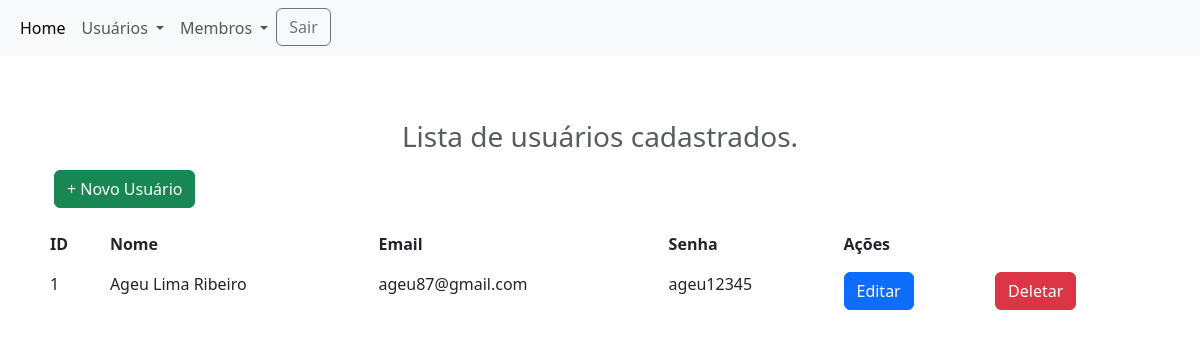
The app's page /list_user (signed in), older data.
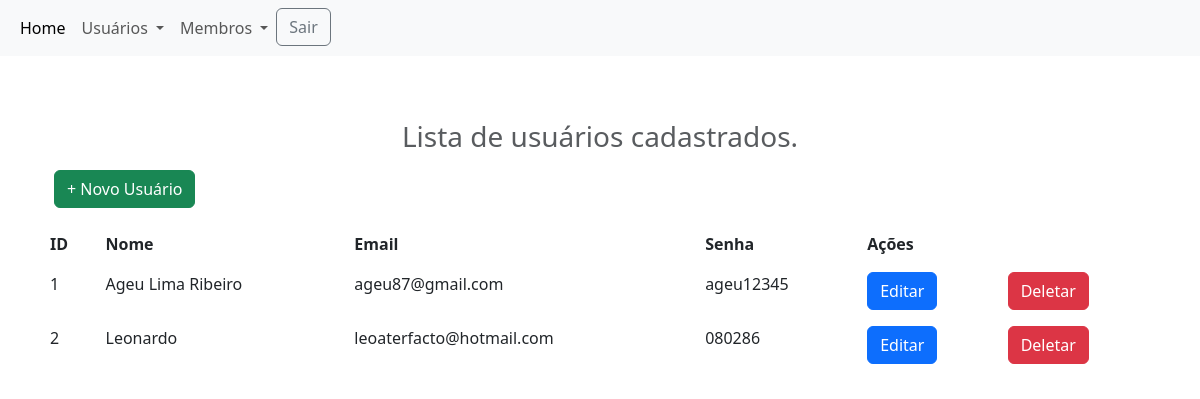
The same page, newer data.
### tables this page shows
CREATE TABLE "users" (
    "ID" INTEGER PRIMARY KEY AUTOINCREMENT,
    "NOME" TEXT,
    "EMAIL" TEXT,
    "SENHA" TEXT
);

### app.py (the view)
@app.route("/list_user")
def list_user():
    con = sql.connect("app_orion_database.db")
    con.row_factory=sql.Row
    cur=con.cursor()
    cur.execute("select * from users")
    data=cur.fetchall()
    user_id = session.get('user_id')
    if user_id is None:
        flash("Você precisa fazer login para acessar esta página.", "danger")
        return redirect(url_for("login"))
    return render_template("usuarios/list_user.html", datas=data, user_id = user_id)

### templates/usuarios/list_user.html
{% extends 'layout.html' %}
{% block body %}
<div class="container">
    <div class="row mt-5 mb-5">
        <h3 class="text-center text-muted mb-3">Lista de usuários cadastrados.</h3>
        <p class="text-right">
            <a href="{{url_for('add_user')}}" class="btn btn-success"> + Novo Usuário</a>
        </p>
        <table class="table no-border">
            <thead>
              <tr>
                <th scope="col">ID</th>
                <th scope="col">Nome</th>
                <th scope="col">Email</th>
                <th scope="col">Senha</th>
                <th scope="col">Ações</th>
              </tr>
            </thead>
            <tbody>
                {% for row in datas %}
                    <tr>
                        <td>{{row.ID}}</td>
                        <td>{{row.Nome}}</td>
                        <td>{{row.Email}}</td>
                        <td>{{row.Senha}}</td>
                        <td>
                            <a href="{{url_for('edit_user',id=row.ID)}}" class="btn btn-primary">Editar</a>
                        </td>
                        <td><a href="{{url_for('delete_user',id=row.ID)}}" class="btn btn-danger" onclick="return confirm('Você deseja excluir este membro?')">Deletar</a></td>
                    </tr>
              {% endfor %}
            </tbody>
        </table>
    </div>
</div>
{% endblock %}

### templates/layout.html (shortened to what this page needs)
<!DOCTYPE html>
<html lang="pt-br">
<head>
    <link href="https://cdn.jsdelivr.net/npm/bootstrap@5.3.0/dist/css/bootstrap.min.css" rel="stylesheet">
    <link rel="stylesheet" href="https://cdnjs.cloudflare.com/ajax/libs/font-awesome/6.0.0-beta2/css/all.min.css" />
</head>
<body>
    <header>
        <nav class="navbar navbar-expand-lg bg-body-tertiary">
            <div class="container-fluid">
                <div class="collapse navbar-collapse" id="navbarText">
                    <ul class="navbar-nav me-auto mb-2 mb-lg-0">
                        <li class="nav-item">
                            <a class="nav-link active" aria-current="page" href="{{url_for('index')}}">Home</a>
                        </li>
                            <li class="nav-item dropdown">
                                <a class="nav-link dropdown-toggle" href="#" role="button" data-bs-toggle="dropdown" aria-expanded="false">
                                    Usuários
                                </a>
                            </li>
                            <li class="nav-item dropdown">
                                <a class="nav-link dropdown-toggle" href="#" role="button" data-bs-toggle="dropdown" aria-expanded="false">
                                    Membros
                                </a>
                            </li>
                        <li class="ml-auto right">
                            <a href="{{url_for('logout')}}" class="btn btn-outline-secondary"> Sair </a>
                        </li>
                    </ul>
                </div>
            </div>
        </nav>
    </header>
    <div class="container pt-3">
        {% block body %}
        {% endblock %}
    </div>
</body>
</html>

### templates/layout.html (style rules this page uses)
tr, td, th { border: none; }

Row changes from the older to the newer data that the page shows:
added users: ID "2", Nome "Leonardo", Email "leoaterfacto@hotmail.com", Senha "080286"
